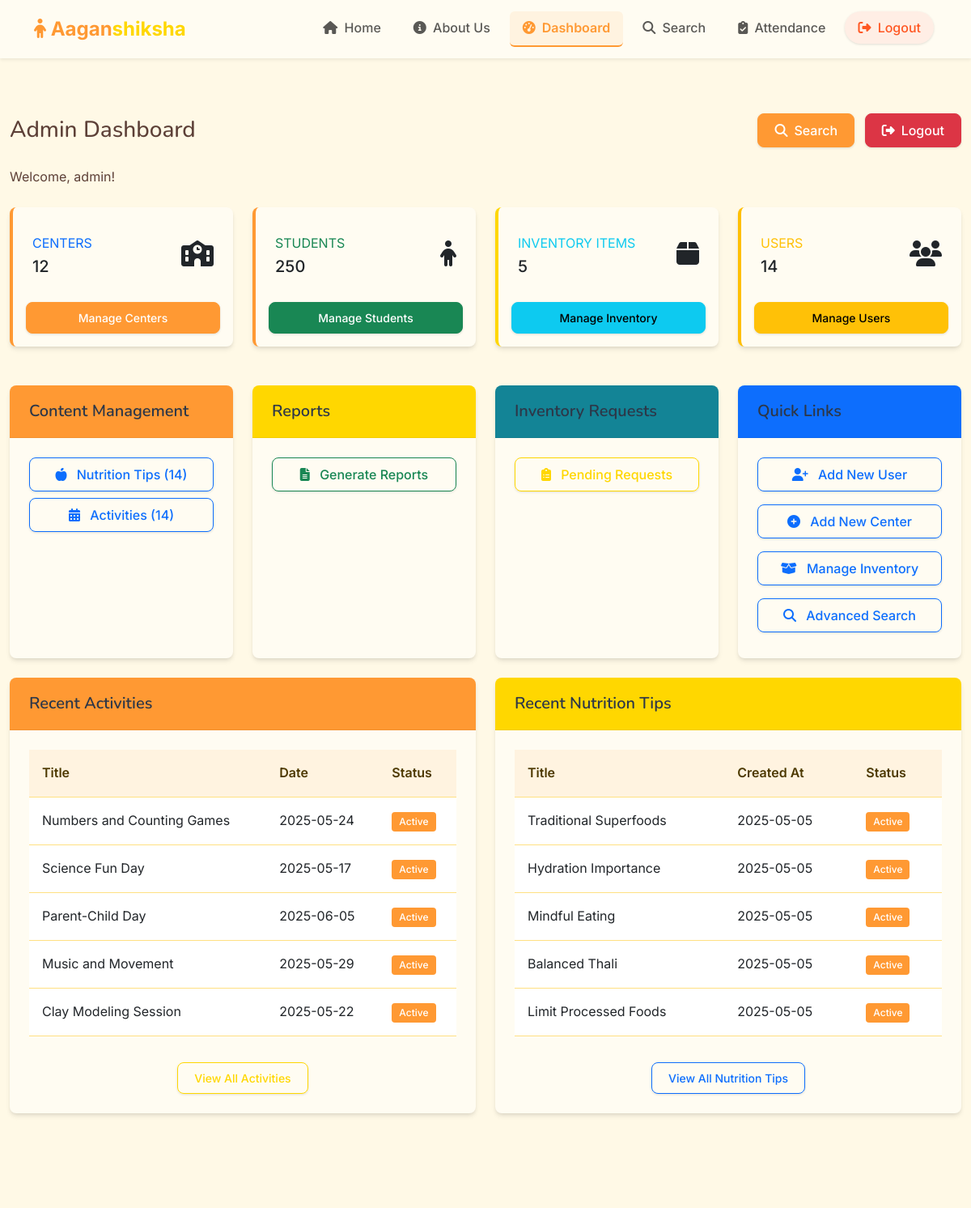
The app's page /admin/dashboard (signed in, upper part), older data.
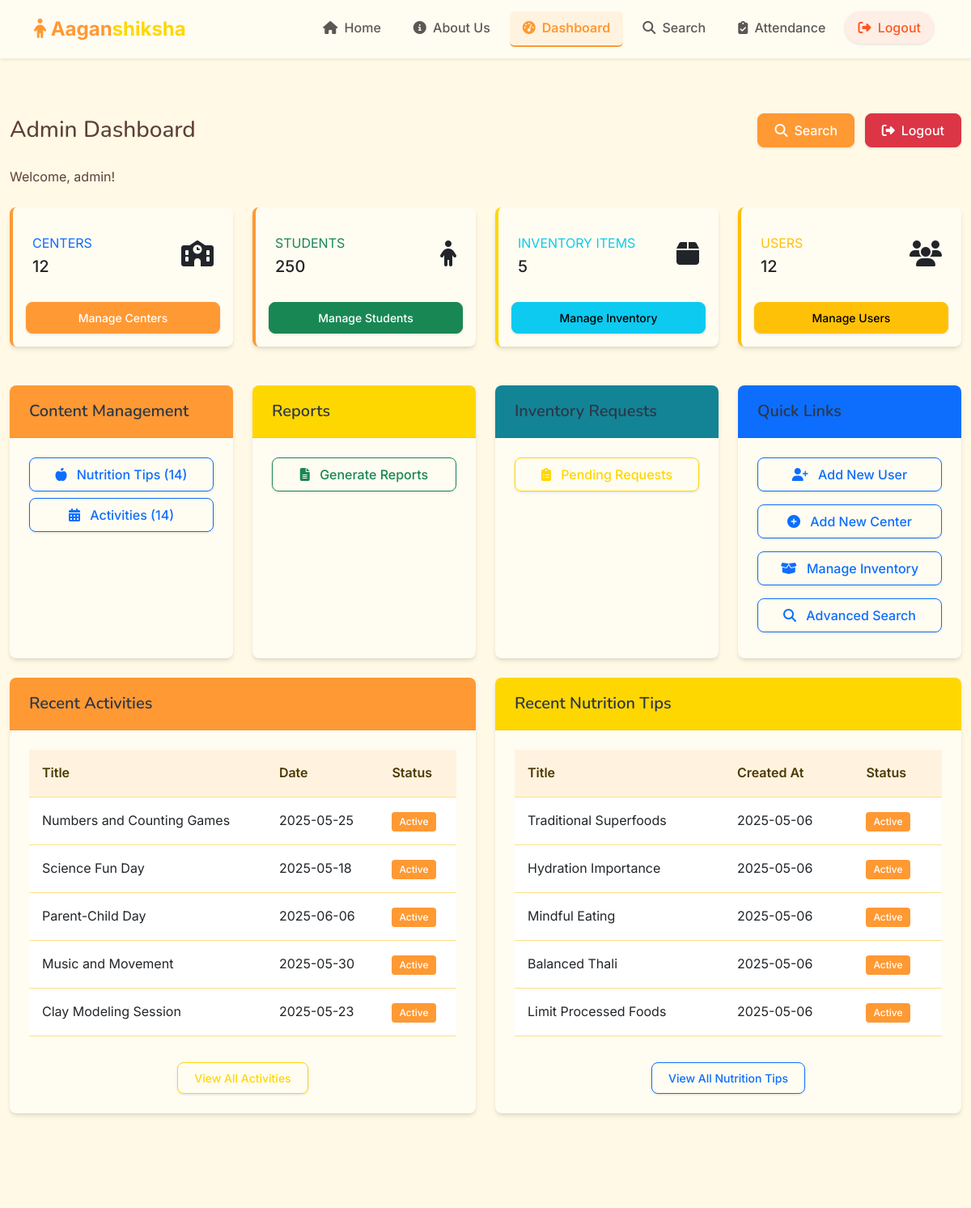
The same page, newer data.
### models.py (models this page shows)
class Activity(db.Model):
    id = db.Column(db.Integer, primary_key=True, autoincrement=True)
    title = db.Column(db.String(100), nullable=False)
    description = db.Column(db.Text, nullable=False)
    date = db.Column(db.Date, nullable=False)
    user_id = db.Column(db.Integer, db.ForeignKey('user.id'), nullable=False)
    created_at = db.Column(db.DateTime, default=datetime.utcnow)
    updated_at = db.Column(db.DateTime, default=datetime.utcnow, onupdate=datetime.utcnow)
    is_active = db.Column(db.Boolean, default=True)

class NutritionTip(db.Model):
    id = db.Column(db.Integer, primary_key=True, autoincrement=True)
    title = db.Column(db.String(100), nullable=False)
    content = db.Column(db.Text, nullable=False)
    user_id = db.Column(db.Integer, db.ForeignKey('user.id'), nullable=False)
    created_at = db.Column(db.DateTime, default=datetime.utcnow)
    updated_at = db.Column(db.DateTime, default=datetime.utcnow, onupdate=datetime.utcnow)
    is_active = db.Column(db.Boolean, default=True)

### routes/admin.py (the view)
@admin_bp.route('/dashboard')
@login_required
@admin_required
def dashboard():
    users_count = User.query.count()
    centers_count = Center.query.count()
    students_count = Student.query.count()
    inventory_count = Inventory.query.count()
    tips_count = NutritionTip.query.count()
    activities_count = Activity.query.count()
    complaints_count = Complaint.query.filter_by(status='pending').count()
    pending_requests_count = InventoryRequest.query.filter_by(status='pending').count()
    recent_activities = Activity.query.order_by(Activity.created_at.desc()).limit(5).all()
    recent_tips = NutritionTip.query.order_by(NutritionTip.created_at.desc()).limit(5).all()
    return render_template('admin/dashboard.html',
                           users_count=users_count,
                           centers_count=centers_count,
                           students_count=students_count,
                           inventory_count=inventory_count,
                           tips_count=tips_count,
                           activities_count=activities_count,
                           complaints_count=complaints_count,
                           pending_requests_count=pending_requests_count,
                           recent_activities=recent_activities,
                           recent_tips=recent_tips)

### app.py (called while the page is built)
@app.context_processor
def inject_csrf_token():
    return dict(csrf_token=generate_csrf)

@login_manager.user_loader
def load_user(user_id):
    return User.query.get(int(user_id))

### routes/admin.py (called while the page is built)
def admin_required(f):
    @wraps(f)
    def decorated_function(*args, **kwargs):
        if not current_user.is_authenticated or current_user.role != 'admin':
            flash('You need to be an admin to access this page.', 'danger')
            return redirect(url_for('auth.login'))
        return f(*args, **kwargs)
    return decorated_function

### templates/admin/dashboard.html (shortened to what the changed rows need)
{% extends 'base.html' %}
{% block head %}
<link rel="stylesheet" href="https://cdnjs.cloudflare.com/ajax/libs/Chart.js/2.9.4/Chart.min.css">
{% endblock %}
{% block content %}
<div class="container-fluid py-4">
    <div class="row mb-4">
        <div class="col">
            <div class="d-flex justify-content-between align-items-center mb-4">
                <h1 class="h3 mb-0">Admin Dashboard</h1>
            </div>
        </div>
    </div>
    <div class="row mb-4">
        <div class="col-xl-3 col-md-6 mb-4">
            <div class="card border-left-warning h-100 py-2">
                <div class="card-body">
                    <div class="row no-gutters align-items-center">
                        <div class="col mr-2">
                            <div class="text-xs font-weight-bold text-warning text-uppercase mb-1">
                                Users</div>
                            <div class="h5 mb-0 font-weight-bold">{{ users_count }}</div>
                        </div>
                    </div>
                </div>
            </div>
        </div>
    </div>
    <div class="row">
        <div class="col-xl-6 mb-4">
            <div class="card h-100">
                <div class="card-body">
                    <div class="table-responsive">
                        <table class="table table-hover">
                            <thead>
                                <tr>
                                    <th>Title</th>
                                    <th>Date</th>
                                    <th>Status</th>
                                </tr>
                            </thead>
                            <tbody>
                                {% for activity in recent_activities %}
                                    <tr>
                                        <td>{{ activity.title }}</td>
                                        <td>{{ activity.date.strftime('%Y-%m-%d') }}</td>
                                        <td>
                                            {% if activity.is_active %}
                                                <span class="badge bg-success">Active</span>
                                            {% else %}
                                                <span class="badge bg-secondary">Inactive</span>
                                            {% endif %}
                                        </td>
                                    </tr>
                                {% endfor %}
                            </tbody>
                        </table>
                    </div>
                </div>
            </div>
        </div>
        <div class="col-xl-6 mb-4">
            <div class="card h-100">
                <div class="card-body">
                    <div class="table-responsive">
                        <table class="table table-hover">
                            <thead>
                                <tr>
                                    <th>Title</th>
                                    <th>Created At</th>
                                    <th>Status</th>
                                </tr>
                            </thead>
                            <tbody>
                                {% for tip in recent_tips %}
                                    <tr>
                                        <td>{{ tip.title }}</td>
                                        <td>{{ tip.created_at.strftime('%Y-%m-%d') }}</td>
                                        <td>
                                            {% if tip.is_active %}
                                                <span class="badge bg-success">Active</span>
                                            {% else %}
                                                <span class="badge bg-secondary">Inactive</span>
                                            {% endif %}
                                        </td>
                                    </tr>
                                {% endfor %}
                            </tbody>
                        </table>
                    </div>
                </div>
            </div>
        </div>
    </div>
</div>
{% endblock %}

Row changes from the older to the newer data that the page shows:
changed Activity "Numbers and Counting Games": date "2025-05-24" → "2025-05-25"
changed Activity "Science Fun Day": date "2025-05-17" → "2025-05-18"
changed Activity "Parent-Child Day": date "2025-06-05" → "2025-06-06"
changed Activity "Music and Movement": date "2025-05-29" → "2025-05-30"
changed Activity "Clay Modeling Session": date "2025-05-22" → "2025-05-23"
changed NutritionTip "Traditional Superfoods": created_at "2025-05-05" → "2025-05-06"
changed NutritionTip "Hydration Importance": created_at "2025-05-05" → "2025-05-06"
changed NutritionTip "Mindful Eating": created_at "2025-05-05" → "2025-05-06"
changed NutritionTip "Balanced Thali": created_at "2025-05-05" → "2025-05-06"
changed NutritionTip "Limit Processed Foods": created_at "2025-05-05" → "2025-05-06"
Text that changed along with them:
{{ users_count }}: "14" → "12"
